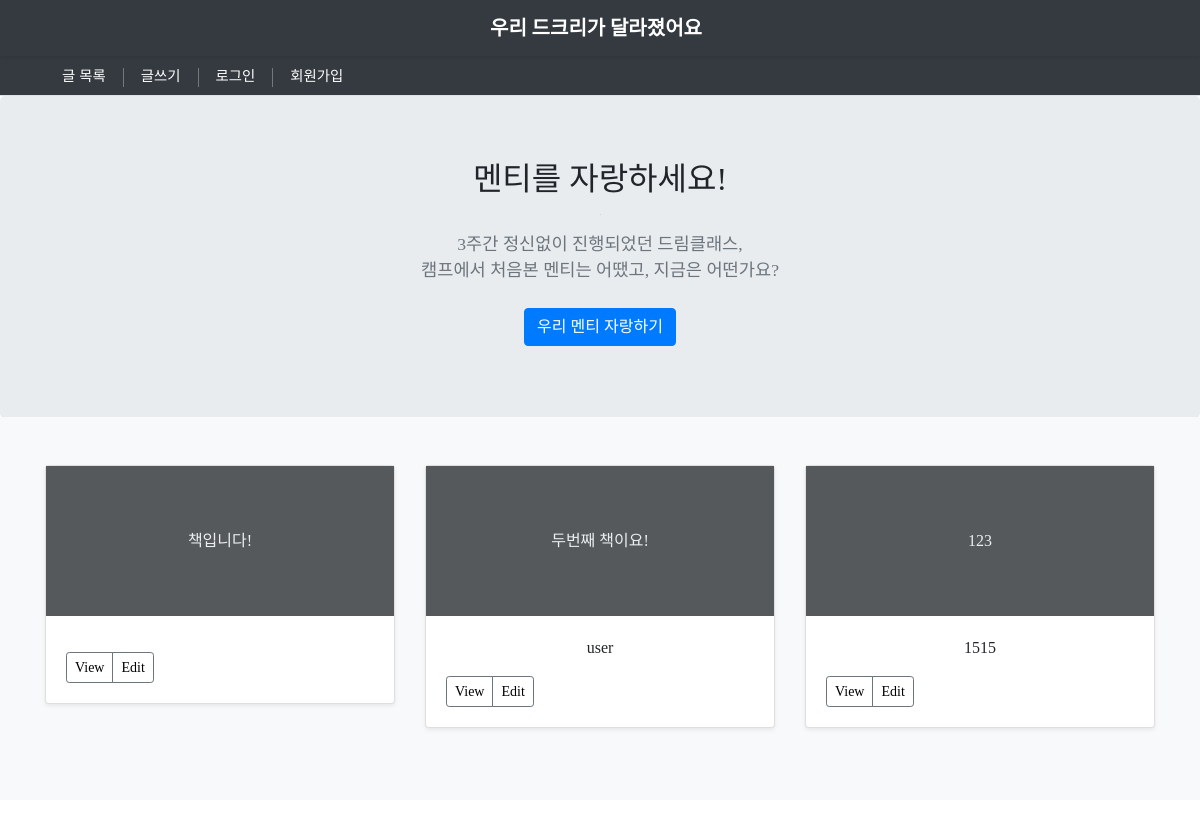
The app's page /, older data.
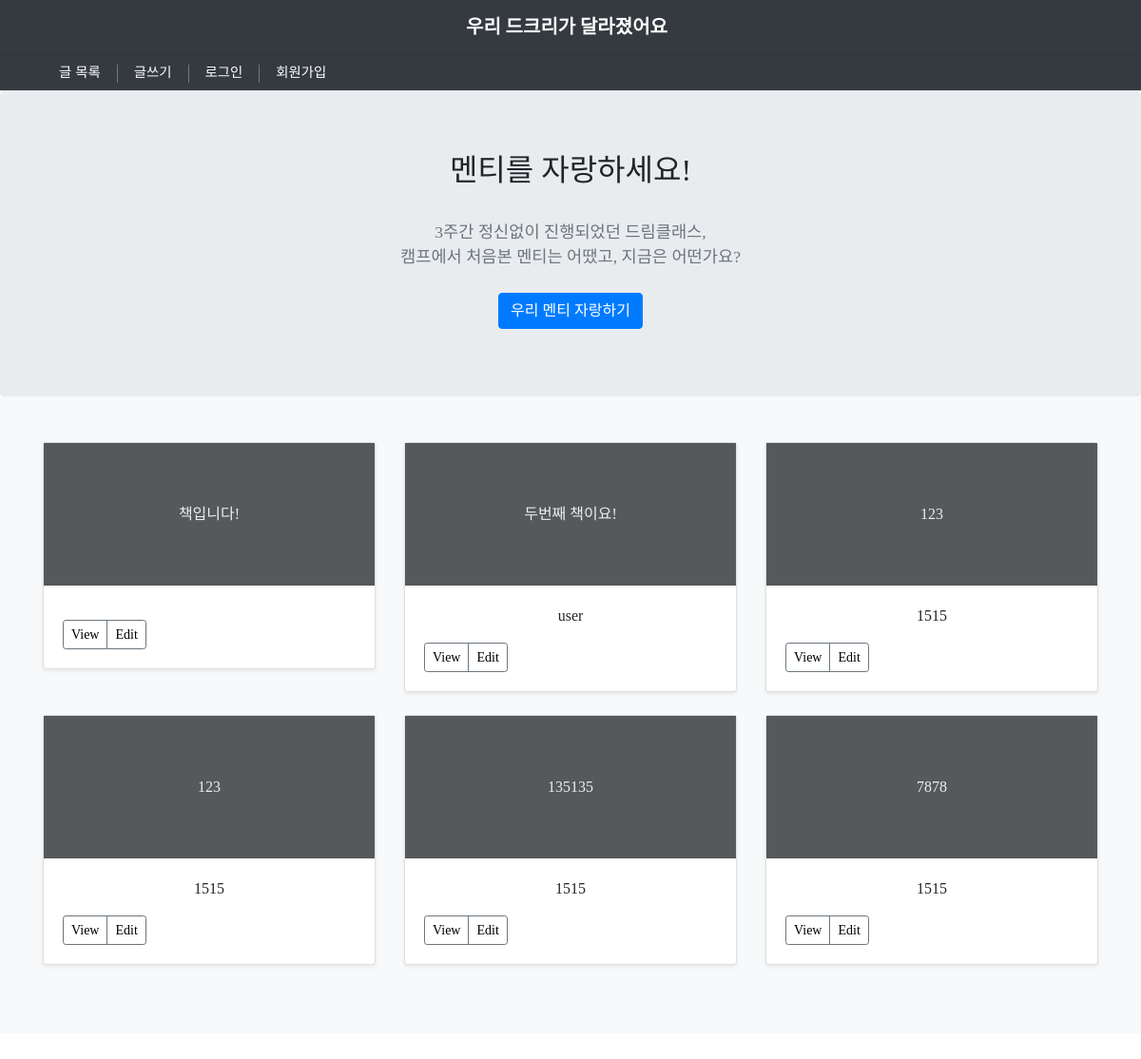
The same page, newer data.
### book/models.py (models this page shows, shortened)
class Post(models.Model):
    title = models.CharField(max_length=200)
    review = models.TextField()
    reviewb = models.TextField()
    picture = models.FileField(null=True, blank=True, default='static/error.jpg')
    pictureb = models.FileField(null=True, blank=True, default='static/error.jpg')
    author = models.CharField(max_length=50, default="")

### book/views.py (the view)
# urls.py: 2. Add a URL to urlpatterns:  path('', views.home, name='home')
def home(request):
    posts = Post.objects.all()
    totalCnt = Post.objects.filter(author=request.user).count()
    return render(request, 'home.html', { 'posts' : posts, 'totalCnt' : totalCnt } )

### book/templates/home.html (shortened to what this page needs)
{% load staticfiles %}
<!DOCTYPE html>
<html lang="en">
<head>
    <link rel="stylesheet" type="text/css" href="{% static 'home.css' %}?ver=2">
    <link rel="stylesheet" href="https://stackpath.bootstrapcdn.com/bootstrap/4.3.1/css/bootstrap.min.css?">
    <link rel="stylesheet" href="https://use.fontawesome.com/releases/v5.8.1/css/all.css?">
</head>
<body>
  <div class="navbar navbar-dark bg-dark shadow-sm">
    <div class="container d-flex justify-content-center">
      <a href="#" class="navbar-brand d-flex align-items-center">
        <strong>우리 드크리가 달라졌어요</strong>
      </a>
    </div>
  </div>
    <ul class="nav nav-tabs bg-dark">
    <div class="container d-flex justify-content-between">
    <div class="item" style="font-size: 0.9rem;">
  <li class="nav-item">
    <a class="nav-link" href="{% url 'home' %}" style="color:white">글 목록</a>
  </li>
  <li class="nav-item">
    <a class="nav-link" href="{% url 'new' %}" style="color:white">글쓰기</a>
  </li>
  {% if user.is_authenticated %}
  <!-- <li class="nav-item">
    <a class="nav-link" href="#" style="color:white"><strong>{{ user.username }}</strong>님 환영합니다!</a>
  </li>
  <li classs="nav-item">
      <div class="verline">
      </div>
  </li> -->
  <li class="nav-item">
    <a class="nav-link" href="{% url 'logout' %}" style="color:white">로그아웃</a>
  </li>
  {% else %}
  <li class="nav-item">
    <a class="nav-link" href="{% url 'login' %}" style="color:white">로그인</a>
  </li>
  <li class="nav-item">
    <a class="nav-link" href="{% url 'signup' %}" style="color:white">회원가입</a>
  </li>
  {% endif %}
   </div>
  </div>
</ul>
  <div class="next">
{% block content %}
    <section class="jumbotron text-center">
      <div class="container">
        <h1 class="jumbotron-heading" style="font-size: 2rem;">멘티를 자랑하세요!</h1>
        <p class="lead text-muted" style="font-size: 1.1rem;">3주간 정신없이 진행되었던 드림클래스,</br>캠프에서 처음본 멘티는 어땠고, 지금은 어떤가요?</p>
        <p>
          <a href="{% url 'new' %}" class="btn btn-primary my-2">우리 멘티 자랑하기</a>
        </p>
      </div>
    </section>
    <div class="album py-5 bg-light" style="position:relative; bottom:33px;">
      <div class="container">
        <div class="row">
          {% for post in posts %}
          <div class="col-md-4" style="max-width:50%;">
            <div class="card mb-4 shadow-sm" style="width:100%;">
            <svg class="bd-placeholder-imgcard-img-top" width="100%" height="30%" xmlns="http://www.w3.org/2000/svg" preserveAspectRatio="xMidYMid slice" focusable="false" role="img" aria-label="Placeholder:Thumbnail">
              <title>
                Placeholder
              </title>
              <rect width="100%" height="100%" fill="#55595c"></rect>
              <text x="50%" text-anchor="middle" y="50%" fill="#eceeef" dy=".3em">{{ post.title }}</text>
            </svg>
              <div class="card-body">
                <p class="card-text">{{ post.author }}</p>
                <div class="d-flex justify-content-between align-items-center">
                  <div class="btn-group">
                    <button type="button" class="btn btn-sm btn-outline-secondary"><a href="{% url 'detail' post.pk %}" style="color:black">View</a></button>
                    {% if post.author == user.username %}
                    <button type="button" class="btn btn-sm btn-outline-secondary"><a href="{% url 'edit' post.pk %}" style="color:black">Edit</a></button>
                    {% else %}
                    <button class="btn btn-sm btn-outline-secondary"><a href="{% url 'home' %}" style="color:black">Edit</a></button>
                    {% endif %}
                  </div>
                </div>
              </div>
            </div>
          </div>
          {% endfor %}
        </div>
      </div>
    </div>
{% endblock %}
  </div>
</body>
</html>

### static/home.css (style rules this page uses)
.next { position: relative; font-family: 'NanumGothic'; text-align: center; }
.item { display: flex; justify-content: left; flex-direction: row; }
.jumbotron { padding-top: 3rem; padding-bottom: 3rem; margin-bottom: 0; background-color: #fff; }
@media (min-width: 768px) { .jumbotron { padding-top: 6rem; padding-bottom: 6rem; } }
.jumbotron p:last-child { margin-bottom: 0; }
.jumbotron-heading { font-weight: 300; }
.jumbotron .container { max-width: 40rem; }
h1, h2, h3, h4, h5 { display: inline; }

Row changes from the older to the newer data that the page shows:
added Post: title "123", author "1515", shows "Edit"
added Post: title "135135", author "1515", shows "Edit"
added Post: title "7878", author "1515", shows "Edit"
